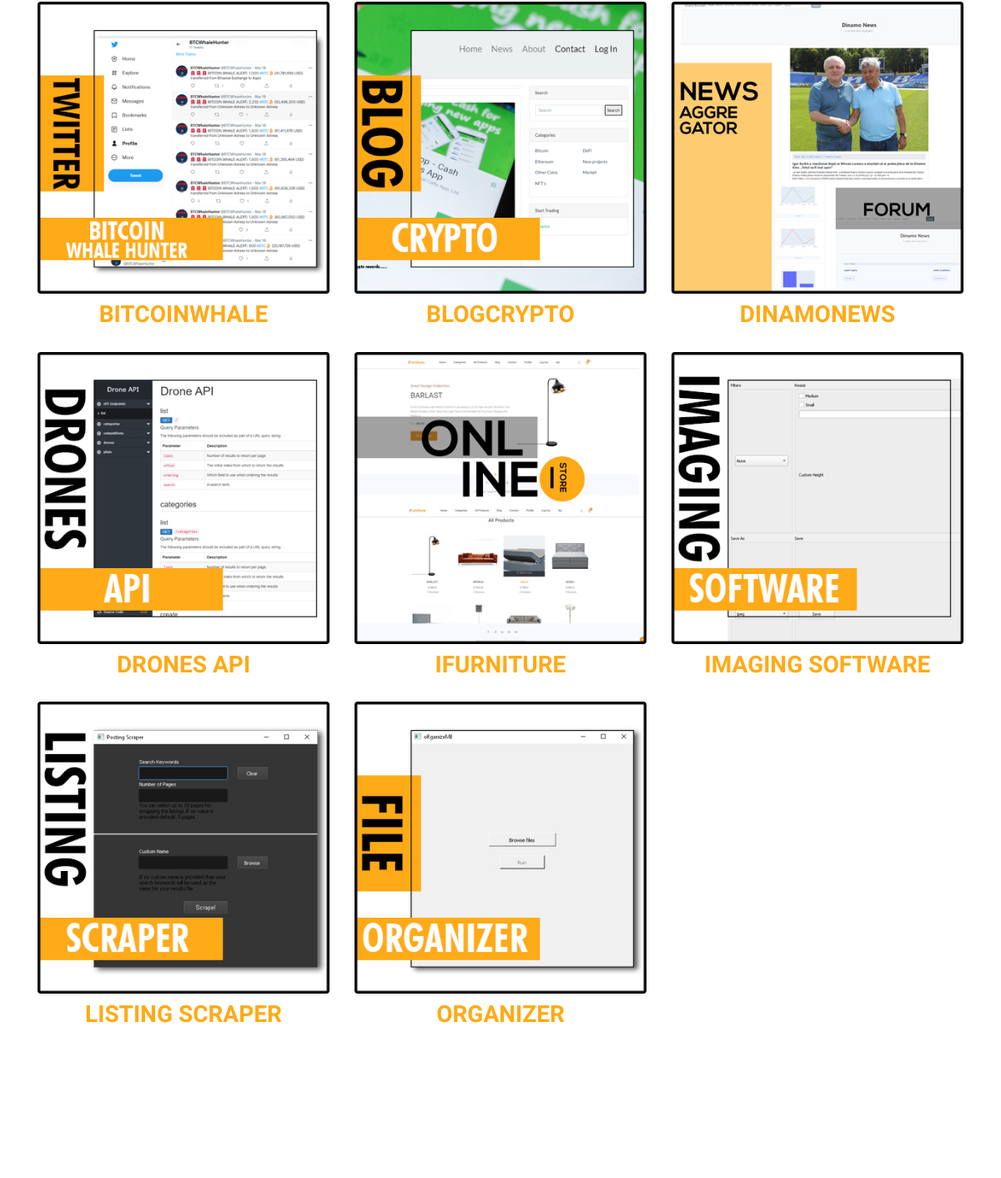
The app's page /projects/ (middle part), older data.
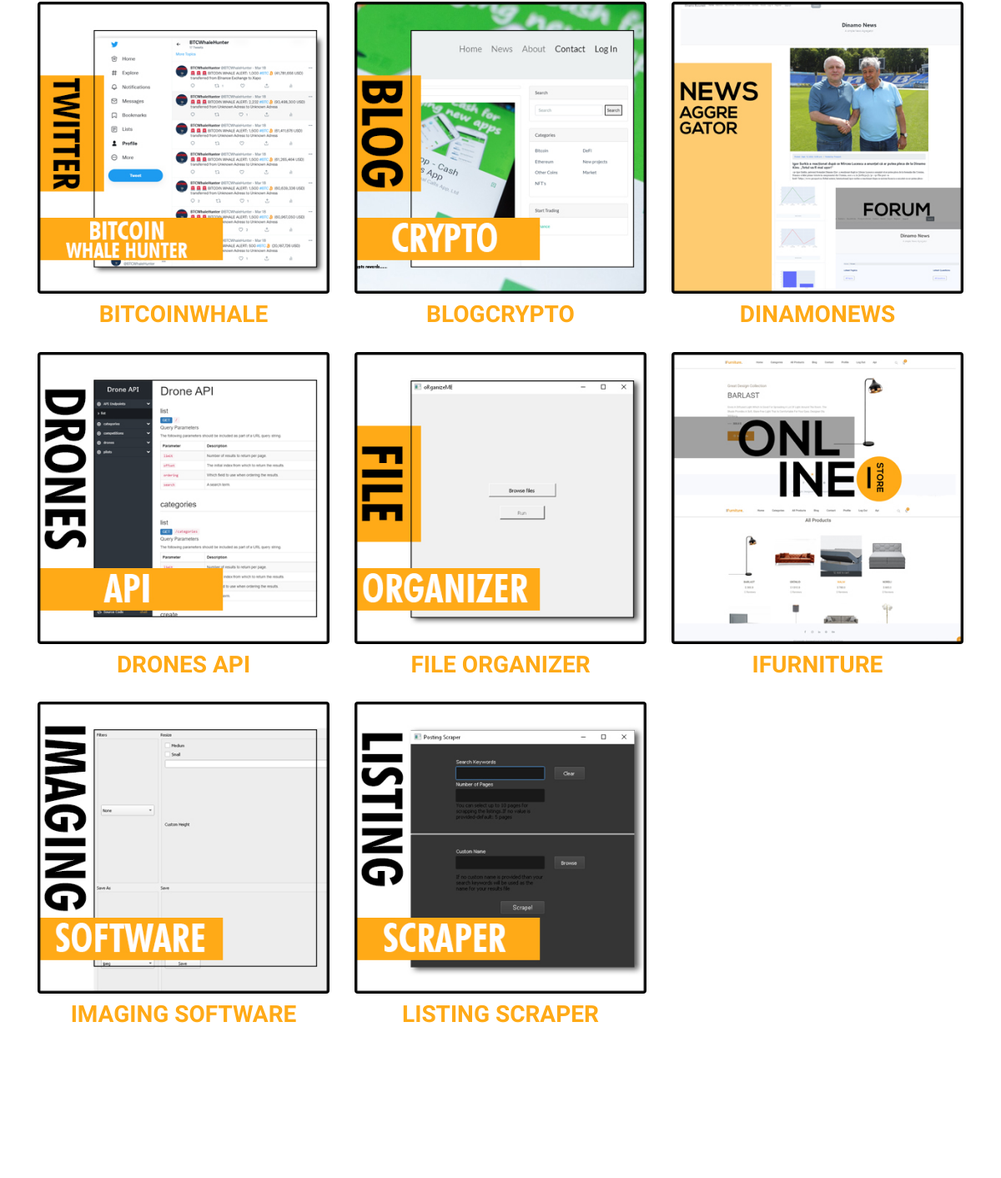
The same page, newer data.
### myportfolio/models.py (models this page shows, shortened)
class Project(models.Model):
    title=models.CharField(max_length=255)
    initial_description=models.TextField()
    project_description=models.TextField()
    summary_description=models.TextField()
    main_image=models.ImageField(upload_to='project_images',default=None)
    github_link=models.URLField(max_length=255)
    live_demo_link=models.URLField(max_length=255,default=None)
    category=models.ForeignKey(ProjectCategory,on_delete=models.CASCADE)
    class Meta:
        ordering=['title',]
        get_latest_by='title'
    def get_absolute_url(self):
        return reverse('project_details',kwargs={'pk':self.pk})

### myportfolio/views.py (the view)
class ProjectList(View):
    model=Project
    template_name='myportfolio/project_list.html'
    def get(self,request):
        project_list=self.model.objects.all()
        return render(request,self.template_name,context={'project_list':project_list})

### myportfolio/templates/myportfolio/project_list.html (shortened to what this page needs)
{% extends parent_template|default:'myportfolio/base_portfolio.html' %}
{% load static %}
{% block content %}
<body>
    <div class="container-fluid py-5">
    <div class="container pt-5 pb-3">
        <div class="row portfolio-container">
                    {% for project in project_list %}
                        <div class="col-lg-4 col-md-6 mb-4 portfolio-item first">
                            <div class="position-relative rounded overflow-hidden mb-2">
                                <img class="img-fluid w-100" src="{{project.main_image.url}}" >
                            </div>
                            <h3 class="display-6 text-uppercase mb-1" align="center"><a href="{{project.get_absolute_url}}"> {{project.title}}</a></h3>
                        </div>
                    {% endfor %}
        </div>
    </div>
    </div>
</body>
{% endblock content %}

Row changes from the older to the newer data that the page shows:
changed Project: title "ORGANIZER" → "FILE ORGANIZER"; moves up the list
